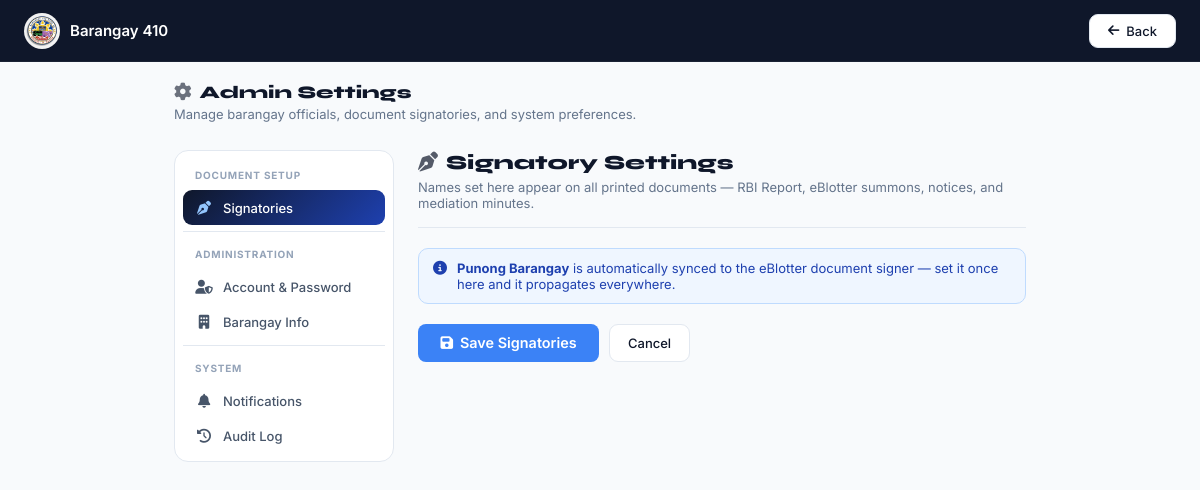
The app's page /signatory_settings.php (signed in), older data.
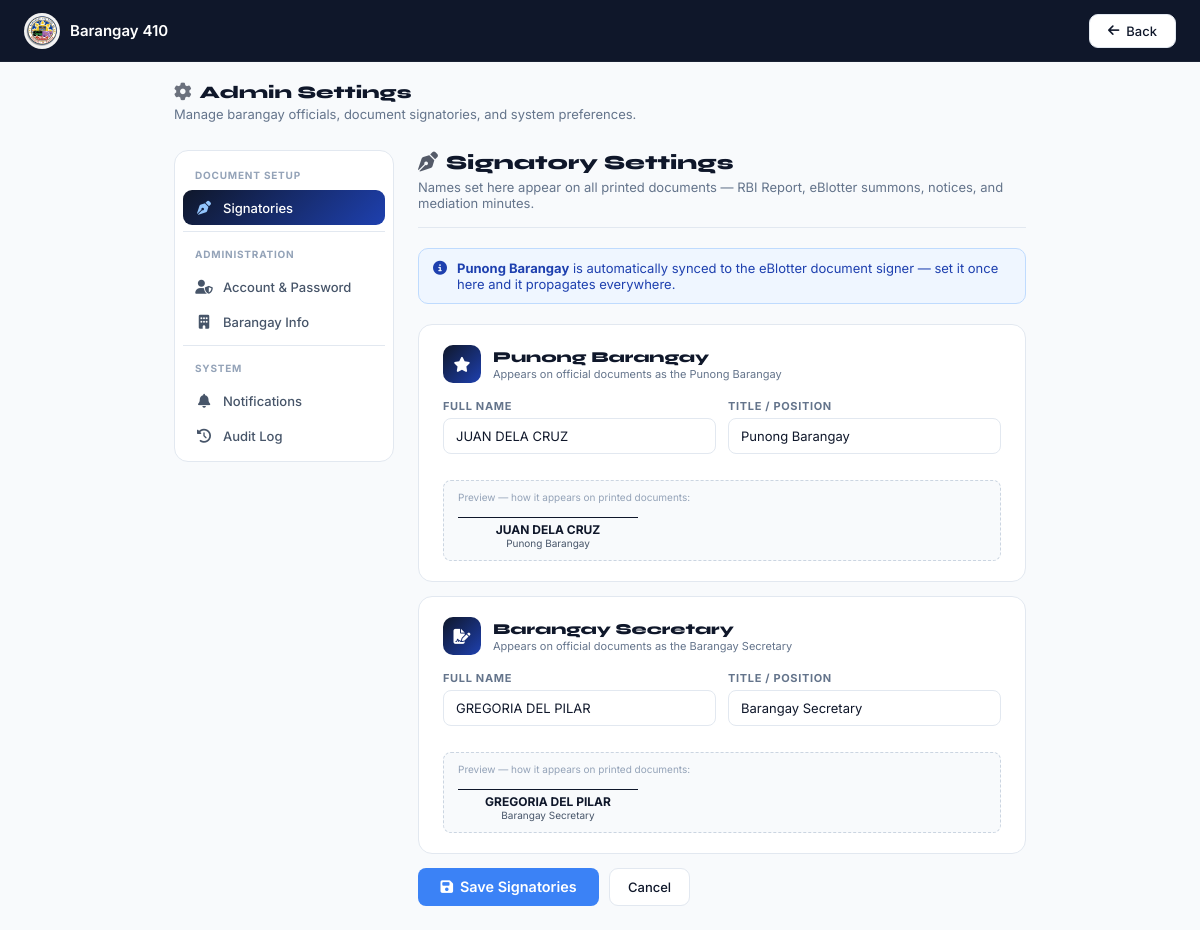
The same page, newer data.
### tables this page shows
CREATE TABLE `barangay_officials` (
  `id` int(11) NOT NULL,
  `role_key` varchar(60) NOT NULL,
  `role_label` varchar(120) NOT NULL,
  `full_name` varchar(200) NOT NULL DEFAULT '',
  `title` varchar(200) NOT NULL DEFAULT '',
  `sort_order` int(11) NOT NULL DEFAULT 0,
  `updated_at` datetime DEFAULT current_timestamp() ON UPDATE current_timestamp()
);

### signatory_helper.php (called while the page is built, shortened)
<?php
function getSignatories(mysqli $conn): array {
    $res = $conn->query("SELECT * FROM barangay_officials ORDER BY sort_order, id");
    $out = [];
    while ($r = $res->fetch_assoc()) $out[$r['role_key']] = $r;
    return $out;
}

### signatory_settings.php (the view, shortened to what the changed rows need)
<?php
include 'Residents_DB.php';
include 'signatory_helper.php';
$active_tab = $_GET['tab'] ?? 'signatories';
$signatories = getSignatories($conn);
?>
<!DOCTYPE html>
<html lang="en">
<head>
<link rel="stylesheet" href="https://cdnjs.cloudflare.com/ajax/libs/font-awesome/6.4.0/css/all.min.css"/>
<link rel="stylesheet" href="assets/css/main.css?v=<?=filemtime(__DIR__.'/assets/css/main.css')?>"/>
</head>
<body>
<div class="page-heading">
  <h1><i class="fas fa-gear" style="margin-right:8px;opacity:.6"></i>Admin Settings</h1>
</div>
<div class="settings-wrap">
  <div class="settings-panel">
    <div class="panel-section <?= $active_tab==='signatories'?'active':'' ?>" id="tab-signatories">
      <div class="panel-header">
        <h2 class="panel-title"><i class="fas fa-pen-nib" style="margin-right:8px;opacity:.7"></i>Signatory Settings</h2>
      </div>
      <form method="POST">
        <?php
          $icons = ['captain'=>'fa-star','secretary'=>'fa-file-signature'];
          foreach ($signatories as $rk => $sig):
            $icon = $icons[$rk] ?? 'fa-user-tie';
        ?>
        <div class="sig-card">
          <div class="sig-card-header">
            <div class="sig-icon"><i class="fas <?= $icon ?>"></i></div>
            <div>
              <div class="sig-role"><?= htmlspecialchars($sig['role_label']) ?></div>
              <div class="sig-role-sub">Appears on official documents as the <?= htmlspecialchars($sig['role_label']) ?></div>
            </div>
          </div>
          <div class="field-group">
            <div>
              <label>Full Name</label>
              <input type="text" name="full_name[]"
                     value="<?= htmlspecialchars($sig['full_name']) ?>"
                     placeholder="e.g. JUAN DELA CRUZ"
                     oninput="updatePreview('<?= $rk ?>')">
            </div>
            <div>
              <label>Title / Position</label>
              <input type="text" name="title[]"
                     value="<?= htmlspecialchars($sig['title']) ?>"
                     placeholder="e.g. Punong Barangay"
                     oninput="updatePreview('<?= $rk ?>')">
            </div>
          </div>
          <div class="preview-box">
            <div style="font-size:10px;color:#94a3b8;margin-bottom:6px">Preview — how it appears on printed documents:</div>
            <div class="preview-sig" id="preview_<?= $rk ?>">
              <div class="pname" id="prev_name_<?= $rk ?>"><?= $sig['full_name'] ? htmlspecialchars(strtoupper($sig['full_name'])) : '———' ?></div>
              <div class="ptitle" id="prev_title_<?= $rk ?>"><?= htmlspecialchars($sig['title']) ?></div>
            </div>
          </div>
        </div>
        <?php endforeach; ?>
      </form>
    </div>
  </div>
</div>
</body>
</html>

Row changes from the older to the newer data that the page shows:
added barangay_officials: role_label "Punong Barangay", full_name "JUAN DELA CRUZ", title "Punong Barangay"
added barangay_officials: role_label "Barangay Secretary", full_name "GREGORIA DEL PILAR", title "Barangay Secretary"
